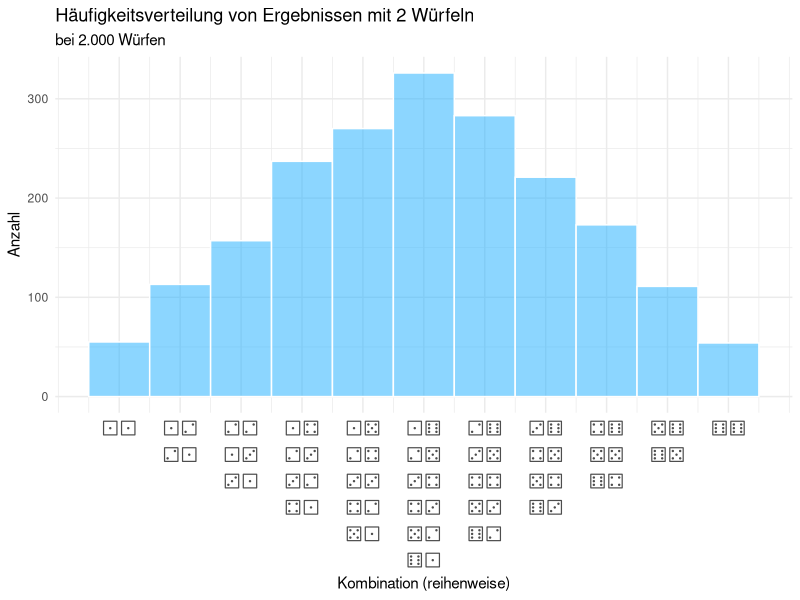

The R script that drew this image:
# Requires FreeSerif Font or alternative font compatible with dice glyphs
# See http://ftp.gnu.org/gnu/freefont/

library(ggplot2)

w6_1 <- sample(c(1:6), 2000, replace = T)
w6_2 <- sample(c(1:6), 2000, replace = T) + sample(c(1:6), 2000, replace = T)

# see stringi::stri_escape_unicode
d1 <- "\u2680"
d2 <- "\u2681"
d3 <- "\u2682"
d4 <- "\u2683"
d5 <- "\u2684"
d6 <- "\u2685"

dice <- c(
  "2"  = paste0(d1, d1),
  "3"  = paste0(d1, d2, "\n", d2, d1),
  "4"  = paste0(d2, d2, "\n", d1, d3, "\n", d3, d1),
  "5"  = paste0(d1, d4, "\n", d2, d3, "\n", d3, d2, "\n", d4, d1),
  "6"  = paste0(d1, d5, "\n", d2, d4, "\n", d3, d3, "\n", d4, d2, "\n", d5, d1),
  "7"  = paste0(d1, d6, "\n", d2, d5, "\n", d3, d4, "\n", d4, d3, "\n", d5, d2, "\n", d6, d1),
  "8"  = paste0(d2, d6, "\n", d3, d5, "\n", d4, d4, "\n", d5, d3, "\n", d6, d2),
  "9"  = paste0(d3, d6, "\n", d4, d5, "\n", d5, d4, "\n", d6, d3),
  "10" = paste0(d4, d6, "\n", d5, d5, "\n", d6, d4),
  "11" = paste0(d5, d6, "\n", d6, d5),
  "12" = paste0(d6, d6)
)

rm(d1, d2, d3, d4, d5, d6)

# Expected relative frequencies:
c(1:6,5:1) / sum(c(1:6,5:1))

ggplot(NULL, aes(x = w6_2)) +
  geom_histogram(bins = 11, color = "white", fill = "#1aadff", alpha = .5) +
  scale_x_continuous(breaks = 2:12, labels = dice) +
  labs(title = "Häufigkeitsverteilung von Ergebnissen mit 2 Würfeln",
       subtitle = "bei 2.000 Würfen",
       x = "Kombination (reihenweise)", y = "Anzahl") +
  theme_minimal() +
  theme(axis.text.x = element_text(size = rel(2), family = "FreeSerif"))

# Neat but unused bonus feature
diceglyph <- function(..., paste = TRUE) {
  sym <- c(
    "\u2680",
    "\u2681",
    "\u2682",
    "\u2683",
    "\u2684",
    "\u2685"
  )
  if (paste) {
    paste0(sym[c(...)], collapse = "")
  } else {
    sym[c(...)]
  }
}

# e.g. diceglyph(2, 3, 6, 2)
